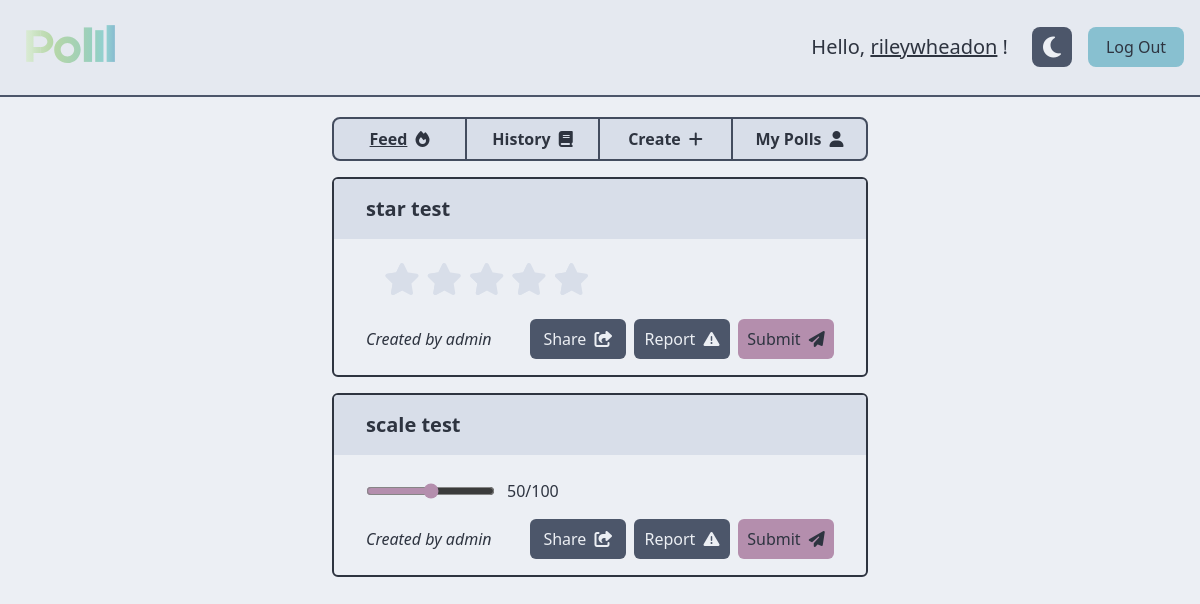
The page /home/feed (signed in) on the database its author committed.
### tables this page shows
CREATE TABLE poll (
	id INTEGER PRIMARY KEY, 
	creator_id INTEGER NOT NULL, 
	question VARCHAR NOT NULL, 
	poll_type VARCHAR NOT NULL, 
	date_created DATETIME NOT NULL, 
  FOREIGN KEY (creator_id) REFERENCES user (id)
);

CREATE TABLE user (
	id INTEGER PRIMARY KEY, 
	username VARCHAR NOT NULL, 
	email VARCHAR UNIQUE NOT NULL, 
	account_created DATETIME NOT NULL, 
	last_online DATETIME NOT NULL, 
  last_poll_created DATETIME,
  next_poll_allowed DATETIME
);

### polll/home.py (the view)
@home.route("/home/feed")
@requires_auth
def feed():
    db = get_db()
    cur = db.cursor()
    id_query = """
    SELECT id
    FROM poll
    WHERE poll.creator_id != ?
    EXCEPT SELECT poll_id FROM (
        SELECT DISTINCT poll_id
        FROM response
        WHERE response.user_id = ?
        UNION
        SELECT DISTINCT poll_id
        FROM report
        WHERE report.creator_id = ?
    )
    """
    user_id = session["user"]["id"]
    res = cur.execute(id_query, (user_id, user_id, user_id))
    ids = [response["id"] for response in res.fetchall()]
    print(ids)
    poll_query = """
    SELECT poll.*, user.username AS creator
    FROM poll
    INNER JOIN user ON user.id = poll.creator_id
    WHERE poll.id = ?
    """
    answer_query = """
    SELECT *
    FROM poll_answer
    WHERE poll_id = ?
    """
    polls = []
    for id in ids:
        poll = dict(cur.execute(poll_query, (id,)).fetchone())
        print(poll)
        answers = cur.execute(answer_query, (id,)).fetchall()
        poll["answers"] = [dict(answer) for answer in answers]
        poll["poll_template"] = poll_template(poll)
        polls.append(poll)
    session["admin"] = False
    session["tab"] = "feed"
    return render_template("home/feed.html", session=session, polls=polls)

### polll/auth.py (called while the page is built)
def requires_auth(f):
    @wraps(f)
    def decorated(*args, **kwargs):
        if "user" not in session:
            return redirect(url_for('auth.login'))
        return f(*args, **kwargs)
    return decorated

### polll/db.py (called while the page is built)
def get_db():
    if "db" not in g:
        g.db = sqlite3.connect(
            current_app.config["DATABASE"],
            detect_types=sqlite3.PARSE_DECLTYPES
        )
        g.db.row_factory = sqlite3.Row
    return g.db

### polll/models.py (called while the page is built)
def poll_template(poll):
    template = poll["poll_type"].lower().replace("_", "-")
    return f"polls/{template}.html"

### polll/templates/home/feed.html
{% extends "home/home.html" %}
{% block home_content %}
  {% for poll in polls %}
    {% include poll["poll_template"] %}
  {% endfor %}
{% endblock %}

### polll/templates/polls/numeric-star.html (shortened to what this page needs)
{% extends "polls/poll-base.html" %}
{% block poll_content %}
<div class="star-selector">
  <div class="rating-group">
    <label aria-label="0 stars"
           class="rating__label"
           for="rating00">
    </label>
    <label aria-label="0.5 stars"
           class="rating__label rating__label--half"
          for="rating05">
      <i class="rating__icon rating__icon--star fa fa-star-half"></i>
    </label>
    <label aria-label="1 stars"
           class="rating__label"
          for="rating10">
      <i class="rating__icon rating__icon--star fa fa-star"></i>
    </label>
    <label aria-label="1.5 stars"
           class="rating__label rating__label--half"
           for="rating15">
      <i class="rating__icon rating__icon--star fa fa-star-half"></i>
    </label>
    <label aria-label="2 stars"
           class="rating__label"
           for="rating20">
      <i class="rating__icon rating__icon--star fa fa-star"></i>
    </label>
    <label aria-label="2.5 stars"
           class="rating__label rating__label--half"
           for="rating25">
      <i class="rating__icon rating__icon--star fa fa-star-half"></i>
    </label>
    <label aria-label="3 stars"
           class="rating__label"
           for="rating30">
      <i class="rating__icon rating__icon--star fa fa-star"></i>
    </label>
    <label aria-label="3.5 stars"
           class="rating__label rating__label--half"
           for="rating35">
      <i class="rating__icon rating__icon--star fa fa-star-half"></i>
    </label>
    <label aria-label="4 stars"
           class="rating__label"
          for="rating40">
      <i class="rating__icon rating__icon--star fa fa-star"></i>
    </label>
    <label aria-label="4.5 stars"
           class="rating__label rating__label--half"
          for="rating45">
      <i class="rating__icon rating__icon--star fa fa-star-half"></i>
    </label>
    <label aria-label="5 stars"
           class="rating__label"
           for="rating50">
      <i class="rating__icon rating__icon--star fa fa-star"></i>
    </label>
  </div>
</div>
{% endblock %}

### polll/templates/polls/poll-base.html
<div
  class="poll-card border-2 border-nord-0 dark:border-nord-4 rounded-md mb-4 overflow-hidden"
>
  <div class="flex flex-row py-4 px-8 bg-nord-4 dark:bg-nord-2">
    <p class="text-xl font-bold">{{ poll.question }}</p>
  </div>
  <form
    class="px-8 py-4"
    hx-post="/home/response/{{ poll.id }}"
    hx-target="closest .poll-card"
    hx-trigger="submit"
    hx-swap="outerHTML"
  >
    {% block poll_content %} {% endblock %}
    <div class="flex flex-row text-l items-center mt-4">
      <p><i>Created by {{ poll.creator }}</i></p>
      <button
        class="ml-auto w-24 h-10 rounded-md py-1 bg-nord-3 dark:bg-nord-4 text-nord-6 dark:text-nord-0"
      >
        Share
        <i class="ml-1 fa fa-share-from-square"></i>
      </button>
      <button
        class="ml-2 w-24 h-10 rounded-md py-1 bg-nord-3 dark:bg-nord-4 text-nord-6 dark:text-nord-0"
        hx-post="/home/report/{{ poll.id }}"
        hx-confirm="Are you sure you want to report this poll?"
        hx-swap="outerHTML"
      >
        Report
        <i class="ml-1 fa fa-triangle-exclamation"></i>
      </button>
      <button
        class="ml-2 w-24 h-10 rounded-md py-1 bg-nord-15 text-nord-0"
        type="submit"
      >
        Submit
        <i class="ml-1 fa fa-paper-plane"></i>
      </button>
    </div>
  </form>
</div>

### polll/templates/polls/numeric-scale.html
{% extends "polls/poll-base.html" %}
{% block poll_content %}
  <div class="my-2 flex align-center">
    <input type="range"
           name="slider_rating"
           value="50"
           min="0"
           max="100"
           autocomplete="off"
           class="accent-nord-15"
           oninput="this.nextElementSibling.innerHTML = this.value">
    <span class="range-slider__value pl-3">50</span><span>/100</span>
  </div>
{% endblock %}

### polll/static/styles/star-selector.css (style rules this page uses)
:root { --star-active: #b48ead; --star-inactive: #d8dee9; }
.rating-group { display: inline-flex; }
.rating__icon { pointer-events: none; }
.rating__label { cursor: pointer; padding: 0 0.1em; font-size: 2rem; }
.rating__label--half { padding-right: 0; width: 0.7em; margin-right: -0.7em; z-index: 2; }
.rating__icon--star { color: var(--star-active); }
.rating__input:checked ~ .rating__label .rating__icon--star { color: var(--star-inactive); }

### rows shown on the page
poll: question "star test", creator "admin"
poll: question "scale test", creator "admin"

### other values the page prints
{{ session.user.username }} "rileywheadon"
